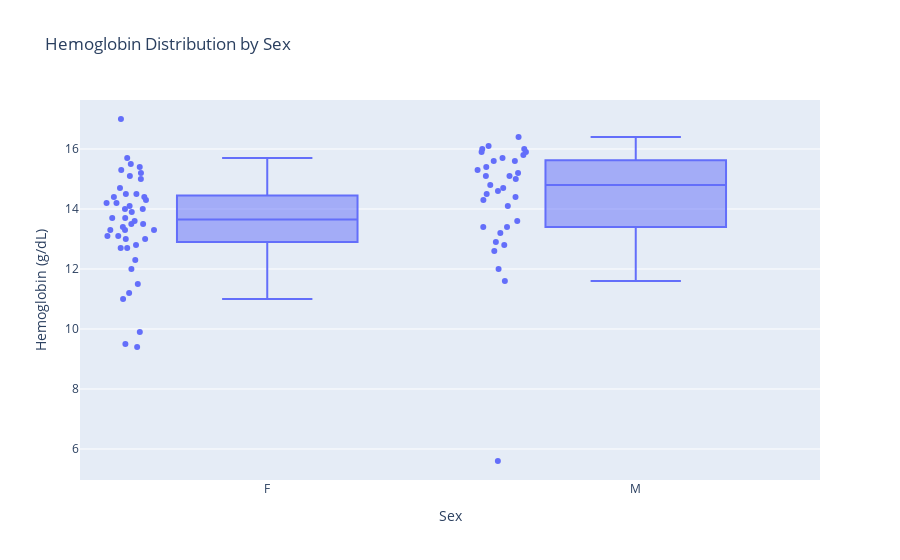

Notebook cell for this chart:
### Code cell
box_fig = px.box(
    data,
    x='sex',
    y='hemoglobin',
    title='Hemoglobin Distribution by Sex',
    labels={'sex': 'Sex', 'hemoglobin': 'Hemoglobin (g/dL)'},
    points='all'  # Shows all data points over the boxplot
)
box_fig.show()

### Figure 1 — Plotly figure (JSON) as saved in the notebook; plotly's stock layout.template omitted (floating-point values rounded to 4 significant figures)
{"data": [{"alignmentgroup": "True", "boxpoints": "all", "hovertemplate": "Sex=%{x}<br>Hemoglobin (g/dL)=%{y}<extra></extra>", "legendgroup": "", "marker": {"color": "#636efa"}, "name": "", "notched": false, "offsetgroup": "", "orientation": "v", "showlegend": false, "type": "box", "x": ["F", "M", "M", "F", "F", "F", "M", "M", "M", "F", "F", "M", "M", "F", "F", "F", "M", "F", "F", "F", "F", "F", "M", "F", "F", "F", "F", "M", "F", "M", "F", "M", "F", "M", "M", "F", "F", "F", "F", "F", "F", "F", "M", "F", "F", "M", "M", "M", "F", "F", "M", "F", "F", "F", "M", "M", "M", "F", "F", "M", "F", "M", "F", "M", "M", "M", "F", "M", "M", "F", "F", "F", "M", "M", "F", "M", "M"], "x0": " ", "xaxis": "x", "y": [13.1, 12.9, 12.6, 13, 11.5, 13.3, 16, 15.4, 15.6, 15.4, 12.3, 11.6, 13.4, 14.4, 14.7, 13.5, 13.4, 15, 11, 14.4, 13.7, 13.4, 16.1, 13.7, 14.2, 9.4, 9.9, 14.1, 15.1, 14.3, 9.5, 5.6, 13.1, 14.7, 12, 14.2, 12, 12.7, 13, 13.6, 15.7, 14.5, 15.1, 13.5, 15.5, 14.8, 13.2, 15.8, 15.2, 13.9, 15.9, 14.1, 15.3, 14, 16.4, 13.6, 15.1, 11.2, 14.3, 12.8, 12.7, 14.5, 14, 15.7, 14.6, 16, 17, 15.6, 15, 13.3, 12.8, 14.5, 15.9, 14.4, 13.3, 15.3, 15.2], "y0": " ", "yaxis": "y"}], "layout": {"boxmode": "group", "legend": {"tracegroupgap": 0}, "title": {"text": "Hemoglobin Distribution by Sex"}, "xaxis": {"anchor": "y", "domain": [0, 1], "title": {"text": "Sex"}}, "yaxis": {"anchor": "x", "domain": [0, 1], "title": {"text": "Hemoglobin (g/dL)"}}}}
